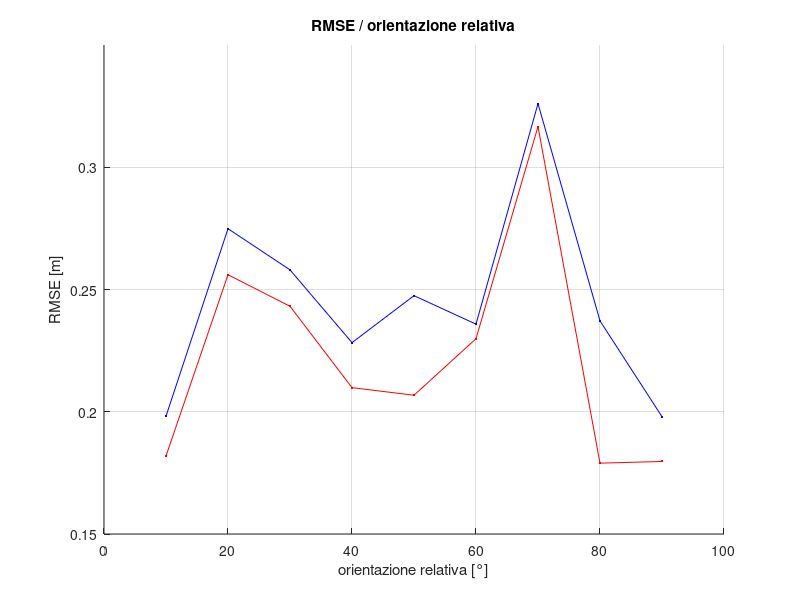
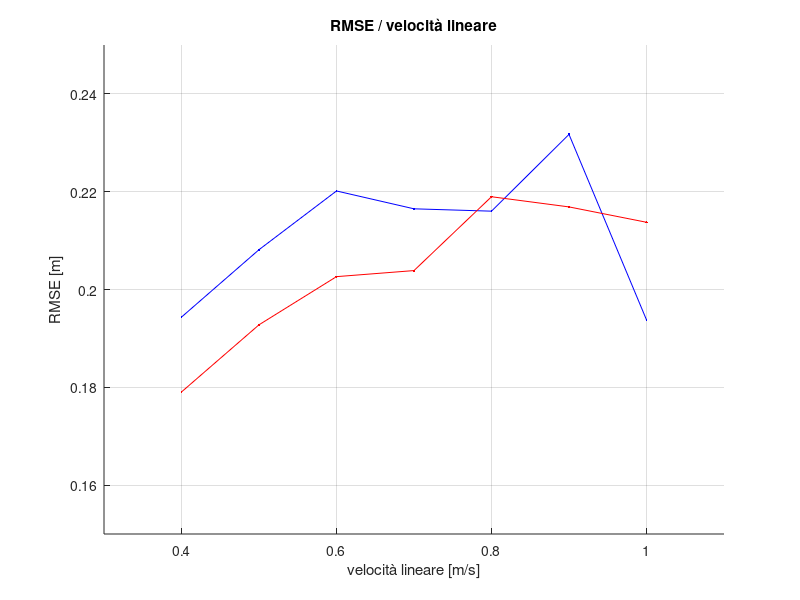

These charts were generated, in order, by the following MATLAB code:
data1 = [0.120870000000000,0.134860000000000,0.0170510000000000,0.181900000000000;0.140620000000000,0.138490000000000,0.0179230000000000,0.198180000000000;0.181430000000000,0.179860000000000,0.0170270000000000,0.256030000000000;0.182110000000000,0.205090000000000,0.0181060000000000,0.274870000000000;0.159640000000000,0.182610000000000,0.0168950000000000,0.243140000000000;0.179240000000000,0.184660000000000,0.0188620000000000,0.258030000000000;0.138090000000000,0.157120000000000,0.0167700000000000,0.209860000000000;0.165300000000000,0.156450000000000,0.0175870000000000,0.228270000000000;0.138050000000000,0.152980000000000,0.0170310000000000,0.206760000000000;0.176330000000000,0.172690000000000,0.0183030000000000,0.247480000000000;0.157980000000000,0.166140000000000,0.0168560000000000,0.229880000000000;0.164350000000000,0.168010000000000,0.0193950000000000,0.235830000000000;0.210210000000000,0.236160000000000,0.0171420000000000,0.316630000000000;0.203590000000000,0.253910000000000,0.0193880000000000,0.326020000000000;0.111330000000000,0.139130000000000,0.0168190000000000,0.178980000000000;0.165720000000000,0.168770000000000,0.0172750000000000,0.237160000000000;0.111800000000000,0.139620000000000,0.0169080000000000,0.179660000000000;0.140550000000000,0.138320000000000,0.0175310000000000,0.197980000000000];
grad=[10:10:90]
figure
hold on
title('RMSE / orientazione relativa')
axis on
grid on
xlabel('orientazione relativa [°]')
xlim([0 100])
ylabel('RMSE [m]')
ylim([0.15 0.35])

 plot(10,data1(1,4),'r.','MarkerSize',5);
 plot(20,data1(3,4),'r.','MarkerSize',5);
 plot(30,data1(5,4),'r.','MarkerSize',5);
 plot(40,data1(7,4),'r.','MarkerSize',5);
 plot(50,data1(9,4),'r.','MarkerSize',5);
 plot(60,data1(11,4),'r.','MarkerSize',5);
 plot(70,data1(13,4),'r.','MarkerSize',5);
 plot(80,data1(15,4),'r.','MarkerSize',5);
 plot(90,data1(17,4),'r.','MarkerSize',5);
 plot(10,data1(2,4),'b.','MarkerSize',5);
 plot(20,data1(4,4),'b.','MarkerSize',5);
 plot(30,data1(6,4),'b.','MarkerSize',5);
 plot(40,data1(8,4),'b.','MarkerSize',5);
 plot(50,data1(10,4),'b.','MarkerSize',5);
 plot(60,data1(12,4),'b.','MarkerSize',5);
 plot(70,data1(14,4),'b.','MarkerSize',5);
 plot(80,data1(16,4),'b.','MarkerSize',5);
 plot(90,data1(18,4),'b.','MarkerSize',5);
 plot([10:10:90],data1(2:2:18,4),'b-','MarkerSize',3);
 plot([10:10:90],data1(1:2:17,4),'r-','MarkerSize',3);

 
 eeee=data1(2,4)+data1(4,4)+data1(6,4)+data1(8,4)+data1(10,4)+data1(12,4)+data1(14,4)+data1(16,4)+data1(18,4);
 %%
 data1=[0.114750000000000,0.136360000000000,0.0172290000000000,0.179050000000000;0.140110000000000,0.133510000000000,0.0179120000000000,0.194360000000000;0.117090000000000,0.151930000000000,0.0192130000000000,0.192780000000000;0.147120000000000,0.145730000000000,0.0209660000000000,0.208140000000000;0.128380000000000,0.155400000000000,0.0206900000000000,0.202630000000000;0.158550000000000,0.151080000000000,0.0224180000000000,0.220150000000000;0.122980000000000,0.161030000000000,0.0224730000000000,0.203870000000000;0.149040000000000,0.155030000000000,0.0250170000000000,0.216500000000000;0.125570000000000,0.177760000000000,0.0241390000000000,0.218970000000000;0.135230000000000,0.166240000000000,0.0272390000000000,0.216020000000000;0.125290000000000,0.175320000000000,0.0246410000000000,0.216890000000000;0.154590000000000,0.170390000000000,0.0276310000000000,0.231720000000000;0.132880000000000,0.165410000000000,0.0259700000000000,0.213750000000000;0.124360000000000,0.145990000000000,0.0278100000000000,0.193790000000000];
 
grad=[0.4:0.1:1];
figure
hold on
title('RMSE / velocità lineare')
axis on
grid on
xlabel('velocità lineare [m/s]')
xlim([0.3 1.1])
ylabel('RMSE [m]')
ylim([0.15 0.25])

 plot(0.4,data1(1,4),'r.','MarkerSize',5);
 plot(0.5,data1(3,4),'r.','MarkerSize',5);
 plot(0.6,data1(5,4),'r.','MarkerSize',5);
 plot(0.7,data1(7,4),'r.','MarkerSize',5);
 plot(0.8,data1(9,4),'r.','MarkerSize',5);
 plot(0.9,data1(11,4),'r.','MarkerSize',5);
 plot(1,data1(13,4),'r.','MarkerSize',5);
 

 
 plot(0.4,data1(2,4),'b.','MarkerSize',5);
 plot(0.5,data1(4,4),'b.','MarkerSize',5);
 plot(0.6,data1(6,4),'b.','MarkerSize',5);
 plot(0.7,data1(8,4),'b.','MarkerSize',5);
 plot(0.8,data1(10,4),'b.','MarkerSize',5);
 plot(0.9,data1(12,4),'b.','MarkerSize',5);
 plot(1,data1(14,4),'b.','MarkerSize',5);

 plot([0.4:0.1:1],data1(2:2:14,4),'b-','MarkerSize',3);
 plot([0.4:0.1:1],data1(1:2:13,4),'r-','MarkerSize',3);
 
 
 eeee=eeee+data1(2,4)+data1(4,4)+data1(6,4)+data1(8,4)+data1(10,4)+data1(12,4)+data1(14,4);
 eeee=eeee/16